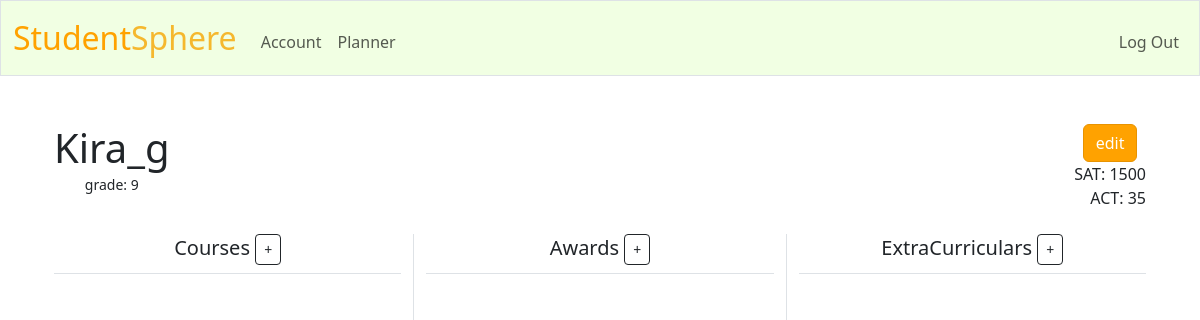
/account (signed in), run on the app's committed database.
### tables this page shows
CREATE TABLE users (
    id            INTEGER PRIMARY KEY AUTOINCREMENT,
    username      TEXT    UNIQUE NOT NULL,
    password_hash TEXT    NOT NULL,
    emoji         TEXT    DEFAULT '🙂',
    grade         INTEGER,
    sat_score     INTEGER,
    act_score     INTEGER,
    is_anonymous  INTEGER DEFAULT 0
);

### app.py (the view)
@app.route("/account")
@login_required
def profile():
    user = db.execute("SELECT * FROM users WHERE id=?", session["user_id"])[0]
    courses = db.execute(
        "SELECT * FROM profile_items WHERE user_id=? AND category='course'",
        session["user_id"])
    awards = db.execute(
        "SELECT * FROM profile_items WHERE user_id=? AND category='award'",
        session["user_id"])
    extracurriculars = db.execute(
        "SELECT * FROM profile_items WHERE user_id=? AND category='extracurricular'",
        session["user_id"])
    return render_template("account.html", user=user, courses=courses,
                           awards=awards, extracurriculars=extracurriculars)

### app.py (called while the page is built)
@app.after_request
def after_request(response):
    response.headers["Cache-Control"] = "no-cache, no-store, must-revalidate"
    response.headers["Expires"] = 0
    response.headers["Pragma"] = "no-cache"
    return response

### helpers.py (called while the page is built)
def login_required(f):
    @wraps(f)
    def decorated_function(*args, **kwargs):
        if session.get("user_id") is None:
            return redirect("/login")
        return f(*args, **kwargs)
    return decorated_function

### templates/account.html (shortened to what this page needs)
{% extends "layout.html" %}
{% block main %}
    <div class="container">
        <div class="d-flex justify-content-between align-items-start mb-4">
            <div>
                <h1 class="mb-0">{{ user.username }}</h1>
                <small>grade: {{ user.grade }}</small>
            </div>
            <div class="text-end">
                <div class="d-flex justify-content-center">
                    <button type="button" class="btn btn-custom" data-bs-toggle="modal" data-bs-target="#exampleModal">
                        <span style="margin-bottom: 10px;">edit</span>
                    </button>
                </div>
                <div>SAT: {{ user.sat_score }}</div>
                <div>ACT: {{ user.act_score }}</div>
            </div>
        </div>
        <div class="row" style="min-height: 400px;">
            <div class="col border-end">
                <h5 class="text-center border-bottom pb-2">
                    Courses
                    <button class="btn btn-sm btn-outline-dark" data-bs-toggle="modal" data-bs-target="#addcourse">+</button>
                </h5>
            </div>
            <div class="col border-end">
                <h5 class="text-center border-bottom pb-2">
                    Awards
                    <button class="btn btn-sm btn-outline-dark" data-bs-toggle="modal" data-bs-target="#addaward">+</button>
                </h5>
            </div>
            <div class="col">
                <h5 class="text-center border-bottom pb-2">
                    ExtraCurriculars
                    <button class="btn btn-sm btn-outline-dark"data-bs-toggle="modal" data-bs-target="#addec">+</button>
                </h5>
            </div>
                </div>
            </div>
{% endblock %}

### static/styles.css (style rules this page uses)
.btn-custom { background-color: #ffa200 !important; border-color: #e89300 !important; color: white !important; }

### data on the page
users: username "Kira_g", grade "9", sat_score "1500", act_score "35"
